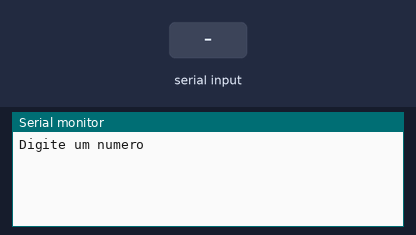
A sketch run on a simulated Arduino Uno, built with avr-gcc and run on an emulated ATmega328P. Parts: the last lines printed to the serial monitor. Inputs (shaded band) come from the test bench.

Above: at 1.2 s.
1.3 s: "90,45\n" received over Serial
At 2.8 s:
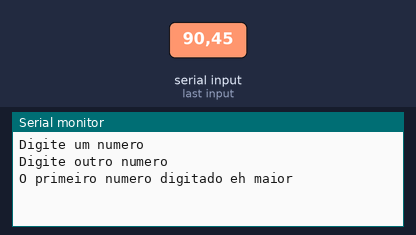
At 7.9 s:
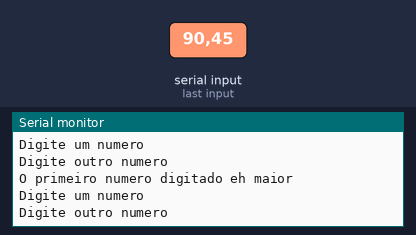

The sketch:

ex_if_141.ino
```cpp
// C++ code
//
float num, num2 ;
void setup()
{
  Serial.begin(9600);
}

void loop()
{
  Serial.println("Digite um numero");
  while( ! Serial.available());
  num = Serial.parseFloat();

  Serial.println("Digite outro numero");
  while( ! Serial.available());
  num2 = Serial.parseFloat();

  if (num>num2){
  Serial.println("O primeiro numero digitado eh maior");
  }
  else {
  Serial.println("O segundo numero digitado eh maior");
  }
  delay(5000);
}
```

Measured:
- after the input at 1.3 s, the serial monitor: prints a new line at once (image 1)
